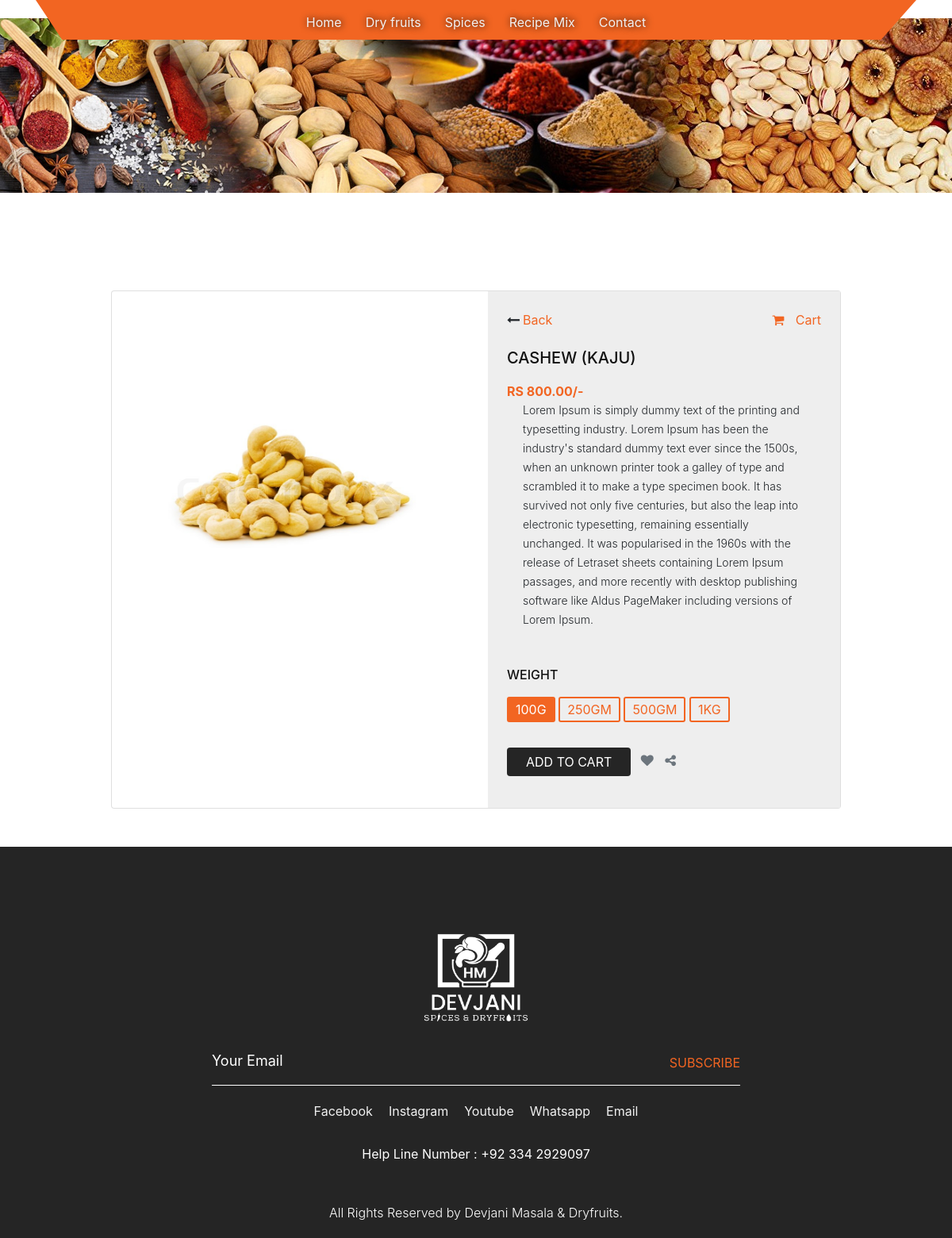
/devjanimasala/category/product/1, run on the app's committed database.
### devjanimasalaapp/models.py (models this page shows, shortened)
class Category(models.Model):
    category_name = models.CharField(max_length=50)

class Product(models.Model):
    product_name = models.CharField(max_length=50)
    product_image = models.ImageField(upload_to="./products")
    product_price = models.DecimalField(max_digits=10, decimal_places=2)
    products_featured = models.BooleanField()
    product_details = models.TextField(max_length=1200)
    category = models.ForeignKey('Category' , on_delete=models.CASCADE, related_name='product')

### devjanimasalaapp/views.py (the view)
# urls.py: path('category/product/<int:id>', views.product),
def product(request,id):
    products = Product.objects.get(id = id)
    return render(request, 'product.html', {"products":products , "category":category})

### devjanimasalaapp/context_processors.py (called while the page is built)
def category(request):
    category = Category.objects.all()
    return {"Category":category}

### devjanimasalaapp/templates/product.html (shortened to what this page needs)
{% extends "base.html" %}
{% block content %}
{% load static %}
<html lang="en">
   <head>
      <link rel="stylesheet" type="text/css" href="{% static 'css/bootstrap.min.css' %}">
      <link rel="stylesheet" type="text/css" href="{% static 'css/style.css' %}">
      <link rel="stylesheet" href="{% static 'css/responsive.css' %}">
      <link rel="stylesheet" href="{% static 'css/jquery.mCustomScrollbar.min.css' %}">
      <link rel="stylesheet" href="https://netdna.bootstrapcdn.com/font-awesome/4.0.3/css/font-awesome.css">
      <link rel="stylesheet" type="text/css" href="https://stackpath.bootstrapcdn.com/font-awesome/4.7.0/css/font-awesome.min.css">
      <link rel="stylesheet" href="{% static 'css/owl.carousel.min.css' %}">
      <link rel="stylesheet" href="https://cdnjs.cloudflare.com/ajax/libs/fancybox/2.1.5/jquery.fancybox.min.css" media="screen">
      <link href='https://maxcdn.bootstrapcdn.com/bootstrap/4.4.1/css/bootstrap.min.css' rel='stylesheet'>
   </head>
   <body id="product">
      <div class="container mt-5 mb-5">
         <div class="row d-flex justify-content-center">
             <div class="col-md-10">
                 <div class="card">
                     <div class="row">
                         <div class="col-md-6">
                             <div class="images p-3">
                                 <div class="text-center p-4"> <img id="main-image" src=../../../{{products.product_image}} width="250" /> </div>
                             </div>
                         </div>
                         <div class="col-md-6">
                             <div class="product p-4">
                                 <div class="d-flex justify-content-between align-items-center">
                                     <div class="d-flex align-items-center"> <i class="fa fa-long-arrow-left"></i> <a href="../{{products.category.id}}" class="ml-1">Back</a> </div>
                                     <div class="login_menu">
                                          <a href="#">
                                             <i class="fa fa-shopping-cart" aria-hidden="true"></i>
                                             <span class="padding_10">Cart</span></a>
                                    </div>
                                 </div>
                                 <div class="mt-4 mb-3">
                                     <h5 class="text-uppercase">{{products.product_name}}</h5>
                                     <div class="price d-flex flex-row align-items-center"> <span class="act-price">RS {{products.product_price}}/-</span>
                                 </div>
                                 <p class="about">{{products.product_details}}</p>
                                 <div class="sizes mt-5">
                                     <h6 class="text-uppercase">Weight</h6> <label class="radio"> <span>100g</span> </label> <label class="radio"> <span>250gm</span> </label> <label class="radio"> <span>500gm</span> </label> <label class="radio"> <span>1kg</span> </label>
                                 </div>
                                 <div class="cart mt-4 align-items-center"> <button class="btn btn-danger text-uppercase mr-2 px-4">Add to cart</button> <i class="fa fa-heart text-muted"></i> <i class="fa fa-share-alt text-muted"></i> </div>
                             </div>
                         </div>
                     </div>
                 </div>
             </div>
         </div>
     </div>
   </div>
   </body>
</html>
{% endblock %}

### devjanimasalaapp/templates/header.html (shortened to what this page needs)
{% load static %}
<div class="banner_bg_main_rest">
    <div class="container">
       <div class="header_section_top">
          <div class="row">
             <div class="col-sm-12">
                <div class="custom_menu">
                   <ul>
                      <li><a href="/devjanimasala/">Home</a></li>
                      {% for category in Category  %}
                     <li><a href=/devjanimasala/category/{{category.id}}>{{category.category_name}}</a></li>
                     {% endfor %}
                      <li><a href="/devjanimasala/contact/">Contact</a></li>
                   </ul>
                </div>
             </div>
          </div>
       </div>
    </div>
    <div class="logo_section">
       <div class="container">
          <div class="row">
             <div class="col-sm-12">
             </div>
          </div>
       </div>
    </div>
 </div>

### static/css/style.css (style rules this page uses)
* { box-sizing: border-box !important; transition: ease all 0.5s; }
html { scroll-behavior: smooth; overflow-x: hidden; }
body { color: #666666; font-size: 14px; line-height: 1.80857; font-weight: normal; overflow-x: hidden; font-family: 'Poppins', sans-serif; }
a { color: #1f1f1f; text-decoration: none !important; outline: none !important; -webkit-transition: all .3s ease-in-out; -moz-transition: all .3s ease-in-out; -ms-transition: all .3s ease-in-out; -o-transition: all .3s ease-in-out; transition: all .3s ease-in-out; }
h1, h2, h3, h4, h5, h6 { letter-spacing: 0; font-weight: normal; position: relative; padding: 0 0 10px 0; font-weight: normal; line-height: normal; color: #111111; margin: 0 }
h5 { font-size: 14px }
h6 { font-size: 13px }
*, *::after, *::before { -webkit-box-sizing: border-box; -moz-box-sizing: border-box; box-sizing: border-box; }
ul, li, ol { margin: 0px; padding: 0px; list-style: none; }
p { margin: 20px; font-weight: 300; font-size: 15px; line-height: 24px; }
a { color: #222222; text-decoration: none; outline: none !important; }
a, .btn { text-decoration: none !important; outline: none !important; -webkit-transition: all .3s ease-in-out; -moz-transition: all .3s ease-in-out; -ms-transition: all .3s ease-in-out; -o-transition: all .3s ease-in-out; transition: all .3s ease-in-out; }
img { max-width: 100%; height: auto; }
button { border: 0; margin: 0; padding: 0; cursor: pointer; }
.banner_bg_main_rest { width: 100%; float: left; background-image: url(../images/banner-dryfruits.jpg); background-size: 100%; background-repeat: no-repeat; background-position: center; margin-bottom: 100px; padding-bottom: 100px; }
.header_section_top { width: 100%; float: left; background-color: #f26522; clip-path: polygon(0 0, 100% 0, 96% 100%, 3% 100%); height: auto; padding: 10px 0px; }
.custom_menu { width: 100%; margin: 0 auto; text-align: center; }
.custom_menu ul { margin: 0px; padding: 0px; display: inline-block; }
.custom_menu li { float: left; font-size: 16px; color: #f1f1f1; padding: 6px 10px 0px 10px; }
.custom_menu li a { color: #f1f1f1; text-shadow: #000 1px 0 10px; padding: 5px; }
.logo_section { width: 100%; float: left; }
.login_menu { display: flex; text-align: right; float: right; }
.padding_10 { padding-left: 10px; }
.card { border:none }
.product { background-color: #eee }
.act-price { color:#f26522;font-weight: 700 }
.about { font-size: 14px }
label.radio { cursor: pointer }
label.radio span { padding: 2px 9px;border: 2px solid #f26522;display: inline-block;color: #f26522;border-radius: 3px;text-transform: uppercase }
label.radio input:checked+span { border-color: #f26522;background-color: #f26522;color: #fff }
.btn-danger { background-color: #252525 !important; border: none !important; }
.cart i { margin-right: 10px }
#main-image { padding-top: 25%; width: 100%; }
.product a { color:#f26522 }

### data on the page
Category: category_name "Dry fruits"
Category: category_name "Spices"
Category: category_name "Recipe Mix"
Product: product_image (picture), product_name "CASHEW (KAJU)", product_price "800.00", product_details "Lorem Ipsum is simply dummy text of the printing and typesetting industry. Lorem Ipsum has been the industry's standard dummy text ever since the 1500s, when an unknown printer took a galley of type and scrambled it to make a type specimen book. It has survived not only five centuries, but also the leap into electronic typesetting, remaining essentially unchanged. It was popularised in the 1960s with the release of Letraset sheets containing Lorem Ipsum passages, and more recently with desktop publishing software like Aldus PageMaker including versions of Lorem Ipsum."
